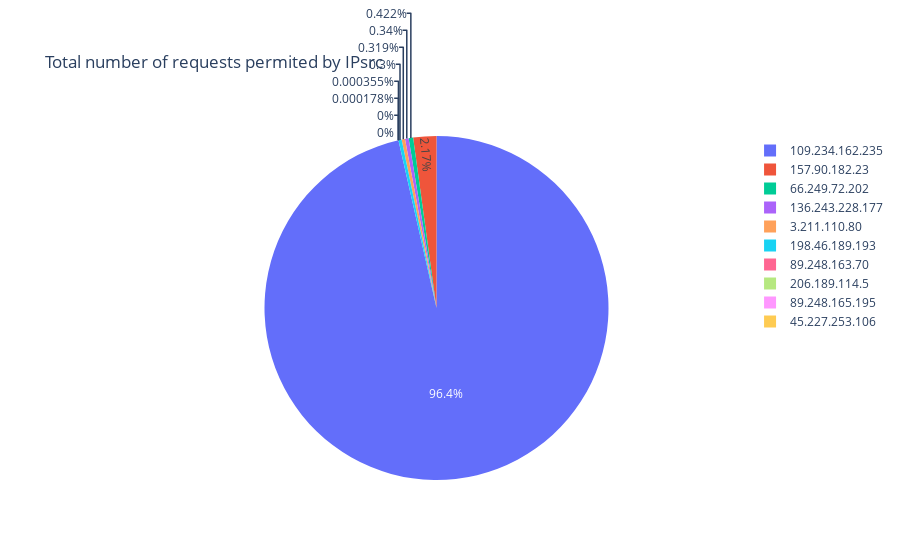

Notebook source saved alongside this figure:
### Code cell
IPsrc_permit_pie = px.pie(Merge_IPsrc.head(10), values='permit', names='IPsrc', title='Total number of requests permited by IPsrc')

IPsrc_permit_pie

### Figure 1 — Plotly figure (JSON) as saved in the notebook; plotly's stock layout.template omitted (floating-point values rounded to 4 significant figures)
{"data": [{"domain": {"x": [0, 1], "y": [0, 1]}, "hovertemplate": "IPsrc=%{label}<br>permit=%{value}<extra></extra>", "labels": ["109.234.162.235", "198.46.189.193", "89.248.165.195", "157.90.182.23", "89.248.163.70", "45.227.253.106", "206.189.114.5", "66.249.72.202", "136.243.228.177", "3.211.110.80"], "legendgroup": "", "name": "", "showlegend": true, "type": "pie", "values": [542741, 1686, 0, 12220, 2, 0, 1, 2374, 1912, 1797]}], "layout": {"legend": {"tracegroupgap": 0}, "title": {"text": "Total number of requests permited by IPsrc"}}}
